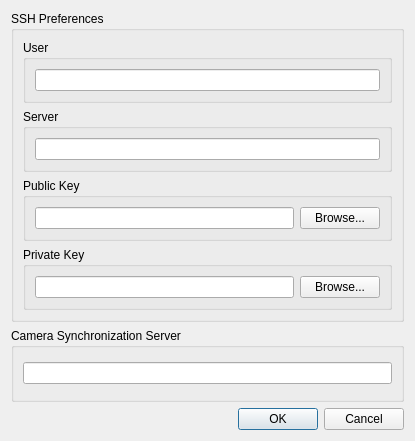
<?xml version="1.0" encoding="UTF-8"?>
<ui version="4.0">
 <class>SSHDialog</class>
 <widget class="QDialog" name="SSHDialog">
  <property name="geometry">
   <rect>
    <x>0</x>
    <y>0</y>
    <width>415</width>
    <height>441</height>
   </rect>
  </property>
  <property name="windowTitle">
   <string>SSH Settings</string>
  </property>
  <layout class="QVBoxLayout" name="verticalLayout_2">
   <item>
    <layout class="QVBoxLayout" name="verticalLayout">
     <item>
      <widget class="QGroupBox" name="groupBox_2">
       <property name="title">
        <string>SSH Preferences</string>
       </property>
       <layout class="QVBoxLayout" name="verticalLayout_3">
        <item>
         <widget class="QGroupBox" name="userBox">
          <property name="title">
           <string>User</string>
          </property>
          <layout class="QHBoxLayout" name="horizontalLayout">
           <item>
            <widget class="QLineEdit" name="userEdit"/>
           </item>
          </layout>
         </widget>
        </item>
        <item>
         <widget class="QGroupBox" name="serverBox">
          <property name="title">
           <string>Server</string>
          </property>
          <layout class="QHBoxLayout" name="horizontalLayout_2">
           <item>
            <widget class="QLineEdit" name="serverEdit"/>
           </item>
          </layout>
         </widget>
        </item>
        <item>
         <widget class="QGroupBox" name="pkBox">
          <property name="title">
           <string>Public Key </string>
          </property>
          <layout class="QHBoxLayout" name="horizontalLayout_3">
           <item>
            <widget class="QLineEdit" name="publicEdit"/>
           </item>
           <item>
            <widget class="QPushButton" name="pubButton">
             <property name="text">
              <string>Browse...</string>
             </property>
            </widget>
           </item>
          </layout>
         </widget>
        </item>
        <item>
         <widget class="QGroupBox" name="privkBox">
          <property name="title">
           <string>Private Key</string>
          </property>
          <layout class="QHBoxLayout" name="horizontalLayout_4">
           <item>
            <widget class="QLineEdit" name="privkEdit"/>
           </item>
           <item>
            <widget class="QPushButton" name="privButton">
             <property name="text">
              <string>Browse...</string>
             </property>
            </widget>
           </item>
          </layout>
         </widget>
        </item>
       </layout>
      </widget>
     </item>
     <item>
      <widget class="QGroupBox" name="groupBox">
       <property name="title">
        <string>Camera Synchronization Server</string>
       </property>
       <layout class="QVBoxLayout" name="verticalLayout_4">
        <item>
         <widget class="QLineEdit" name="wsEdit"/>
        </item>
       </layout>
      </widget>
     </item>
    </layout>
   </item>
   <item>
    <widget class="QDialogButtonBox" name="buttonBox">
     <property name="orientation">
      <enum>Qt::Horizontal</enum>
     </property>
     <property name="standardButtons">
      <set>QDialogButtonBox::Cancel|QDialogButtonBox::Ok</set>
     </property>
    </widget>
   </item>
  </layout>
 </widget>
 <resources/>
 <connections>
  <connection>
   <sender>buttonBox</sender>
   <signal>accepted()</signal>
   <receiver>SSHDialog</receiver>
   <slot>accept()</slot>
   <hints>
    <hint type="sourcelabel">
     <x>248</x>
     <y>254</y>
    </hint>
    <hint type="destinationlabel">
     <x>157</x>
     <y>274</y>
    </hint>
   </hints>
  </connection>
  <connection>
   <sender>buttonBox</sender>
   <signal>rejected()</signal>
   <receiver>SSHDialog</receiver>
   <slot>reject()</slot>
   <hints>
    <hint type="sourcelabel">
     <x>316</x>
     <y>260</y>
    </hint>
    <hint type="destinationlabel">
     <x>286</x>
     <y>274</y>
    </hint>
   </hints>
  </connection>
 </connections>
</ui>
